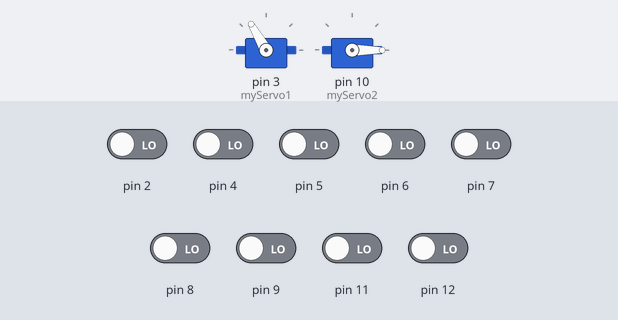
Recording of a sketch running on a simulated Arduino Uno, built with avr-gcc and run on an emulated ATmega328P. Shown: 2 × servo. The test bench sets the inputs (shaded band); at power-on: pin 2, pin 4–9, pin 11, pin 12 LOW.

Above: at 6.3 s.
6.4 s: pin 2 driven HIGH
At 7.3 s:
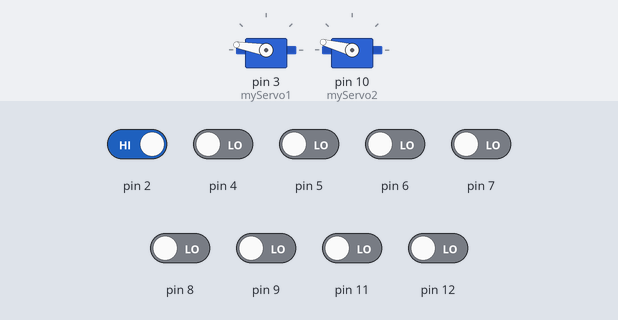
At 7.8 s:
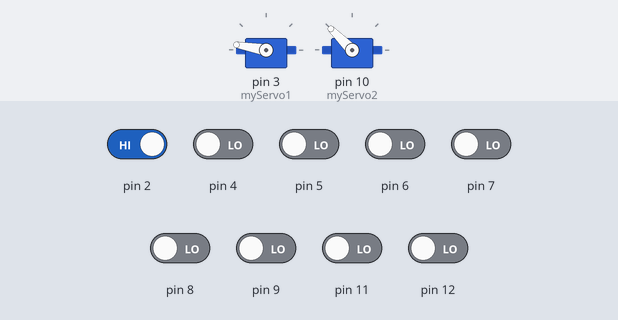
9.4 s: pin 4 driven HIGH
At 10.9 s:
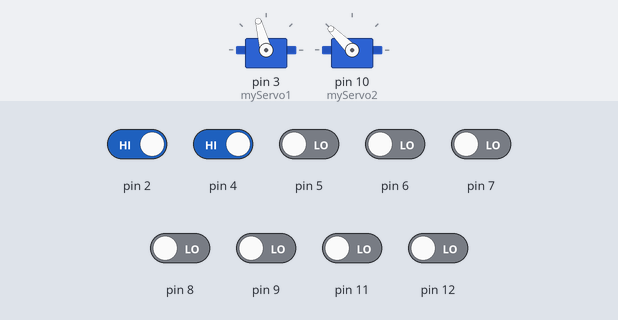
12.4 s: pin 5 driven HIGH
At 13.9 s:
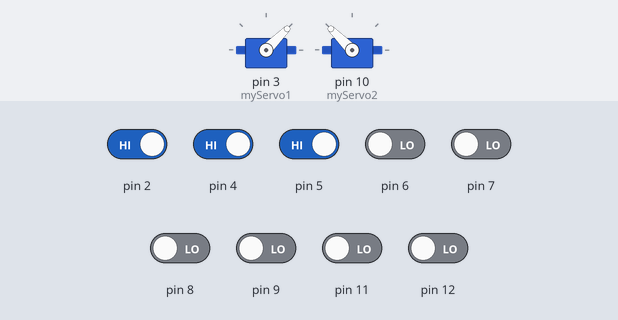
15.4 s: pin 6 driven HIGH
18.4 s: pin 7 driven HIGH
21.4 s: pin 8 driven HIGH
Timing chart, 0 to 27.9 s (numbered marks = the images above; inputs shaded):
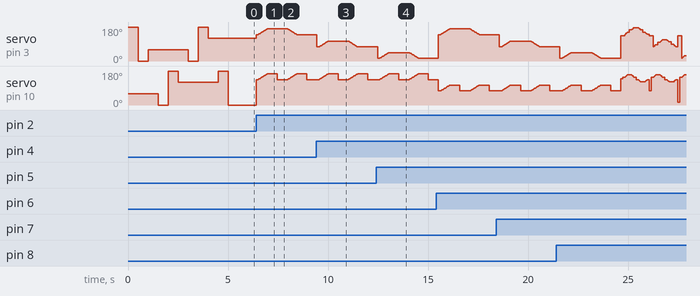

Measured:
- after the input at 6.4 s, servo on pin 3 (myServo1): rises from 120° to 170° in 0.57 s, then falls to 140° in 1.5 s; servo on pin 10 (myServo2): ramps from 135° to 165° and jumps back, once every 1.5 s

The sketch:

Jogo_da_velha2.ino
```cpp
// include the Servo library
#include <Servo.h>

Servo myServo1;  // create a servo object
Servo myServo2;  // create a servo object

int const potPin1 = A0;  // analog pin used to connect the potentiometer
int potVal1;             // variable to read the value from the analog pin
int angle1;              // variable to hold the angle for the servo motor
int const potPin2 = A5;  // analog pin used to connect the potentiometer
int potVal2;             // variable to read the value from the analog pin
int angle2;              // variable to hold the angle for the servo motor
int primeiraVez = true;
bool vezX = true;

void setup() {
  myServo1.attach(3);   // attaches the servo on pin 9 to the servo object
  myServo2.attach(10);  // attaches the servo on pin 9 to the servo object
  Serial.begin(9600);   // open a serial connection to your computer

  pinMode(2, INPUT);
  pinMode(4, INPUT);
  pinMode(5, INPUT);
  pinMode(6, INPUT);
  pinMode(7, INPUT);
  pinMode(8, INPUT);
  pinMode(9, INPUT);
  pinMode(11, INPUT);
  pinMode(12, INPUT);
}

/*
ANOTAÇÕES

  servo1 -> de cima  -> X -
  servo2 -> de baixo -> Y |

  TODO LIST
  X  Desenhar o jogo
  X  Desenhar X e O
  X  Salvar as posições de cda quadrante(9)
     Montar os botões
     Quando apertar, desenhar no devido quadrante
     Se ganhar riscar a trilha 3 vezes
     Gravar funcionando
     Montar o desenho do circuito


*/

void desenhaJogo() {


  myServo1.write(180);
  myServo2.write(60);
  delay(500);

  myServo1.write(0);
  delay(500);

  myServo1.write(60);
  delay(500);

  myServo2.write(0);
  delay(500);
  myServo2.write(180);
  delay(500);

  myServo2.write(120);
  delay(500);

  myServo1.write(0);
  delay(500);

  myServo1.write(180);
  delay(500);

  myServo1.write(120);
  delay(500);

  myServo2.write(180);
  delay(500);

  myServo2.write(0);
  delay(500);
}


void desenhaX(int x, int y) {

  int aux = x;
  x = y;
  y = aux;

  int tam = 30;

  myServo1.write(x);
  myServo2.write(y);

  delay(100);

  int i = 0;
  for (i = 0; i <= tam; i++) {
    myServo1.write(x + i);
    myServo2.write(y + i);
    delay(15);
  }

  delay(500);

  myServo2.write(y);

  delay(500);

  for (i = tam; i >= 0; i--) {
    myServo2.write(y + (tam - i));
    myServo1.write(x + i);

    delay(15);
  }

  delay(500);

  myServo1.write(x);
  myServo2.write(y);
  delay(500);
}

void desenhaO(int x, int y) {
  int xAtual = x;
  int yAtual = y;
  int tam = 12;
  int i = 0;
  myServo1.write(xAtual);
  myServo2.write(yAtual);
  delay(100);

  // _
  myServo2.write(xAtual + tam);
  xAtual += tam;

  delay(100);
  // \                                                                                                                                       .
  for (i = 0; i <= tam; i++) {
    myServo1.write(yAtual + i);
    myServo2.write(xAtual + i);

    delay(10);
  }
  yAtual += i;
  xAtual += i;
  delay(100);

  // |
  myServo1.write(yAtual + tam);
  yAtual += tam;
  delay(100);

  // /.
  for (i = 0; i <= tam; i++) {
    myServo1.write(yAtual + i);
    myServo2.write(xAtual - i);

    delay(10);
  }
  xAtual -= i;
  yAtual += i;
  delay(100);

  // -
  myServo2.write(xAtual - tam);
  xAtual -= tam;
  delay(100);

  // \                                                                                                                                  .
  for (i = 0; i <= tam; i++) {
    myServo1.write(yAtual - i);
    myServo2.write(xAtual - i);

    delay(10);
  }
  xAtual -= i;
  yAtual -= i;
  delay(100);


  // |
  myServo1.write(yAtual - tam);
  delay(100);
  yAtual -= tam;

  // /
  for (i = 0; i <= tam; i++) {
    myServo1.write(yAtual - i);
    myServo2.write(xAtual + i);

    delay(10);
  }
  xAtual += i;
  yAtual -= i;
  delay(100);
}

void ajusta() {
  myServo1.write(180);
  myServo2.write(180);
}

void loop() {
  if (primeiraVez) {
    // myServo1.write(180);
    // myServo2.write(60);
    desenhaJogo();


    // desenhaO(75, 140);   // quadrante 4
    // desenhaO(130, 140);  // quadrante 1

    // desenhaO(15, 75);   // quadrante 8
    // desenhaO(75, 75);   // quadrante 5
    // desenhaO(130, 75);  // quadrante 2

    // desenhaO(15, 15);   // quadrante 9
    // desenhaO(75, 15);   // quadrante 6
    // desenhaO(130, 15);  // quadrante 3
    // ajusta();
    primeiraVez = false;
  }


  //         (Y  ,  X)
  // desenhaX(15, 140);  // quadrante 7
  // desenhaX(75, 140);  // quadrante 4
  // desenhaX(135, 140); // quadrante 1

  // desenhaX(15, 75);  // quadrante 8
  // desenhaX(75, 75);  // quadrante 5
  // desenhaX(135, 75); // quadrante 2

  // desenhaX(15, 15);   // quadrante 9
  // desenhaX(75, 15);   // quadrante 6
  // desenhaX(135, 15);  // quadrante 3
  //  ---


  if (vezX) {
    if (digitalRead(2)) {
      desenhaX(135, 140);  // quadrante 1
      vezX = false;
    }
    if (digitalRead(4)) {
      desenhaX(135, 75);  // quadrante 2
      vezX = false;
    }
    if (digitalRead(5)) {
      desenhaX(135, 15);  // quadrante 3
      vezX = false;
    }
    if (digitalRead(6)) {
      desenhaX(75, 140);  // quadrante 4
      vezX = false;
    }
    if (digitalRead(7)) {
      desenhaX(75, 75);  // quadrante 5
      vezX = false;
    }
    if (digitalRead(8)) {
      desenhaX(75, 15);  // quadrante 6
      vezX = false;
    }
    if (digitalRead(9)) {
      desenhaX(15, 140);  // quadrante 7
      vezX = false;
    }
    if (digitalRead(11)) {
      desenhaX(15, 75);  // quadrante 8
      vezX = false;
    }
    if (digitalRead(12)) {
      desenhaX(15, 15);  // quadrante 9
      vezX = false;
    }
  } else {
    if (digitalRead(2)) {
      desenhaO(135, 140);  // quadrante 1
      vezX = true;
    }
    if (digitalRead(4)) {
      desenhaO(135, 75);  // quadrante 2
      vezX = true;
    }
    if (digitalRead(5)) {
      desenhaO(135, 15);  // quadrante 3
      vezX = true;
    }
    if (digitalRead(6)) {
      desenhaO(75, 140);  // quadrante 4
      vezX = true;
    }
    if (digitalRead(7)) {
      desenhaO(75, 75);  // quadrante 5
      vezX = true;
    }
    if (digitalRead(8)) {
      desenhaO(75, 15);  // quadrante 6
      vezX = true;
    }
    if (digitalRead(9)) {
      desenhaO(15, 140);  // quadrante 7
      vezX = true;
    }
    if (digitalRead(11)) {
      desenhaO(15, 75);  // quadrante 8
      vezX = true;
    }
    if (digitalRead(12)) {
      desenhaO(15, 15);  // quadrante 9
      vezX = true;
      // }
    }
  }
}
```
